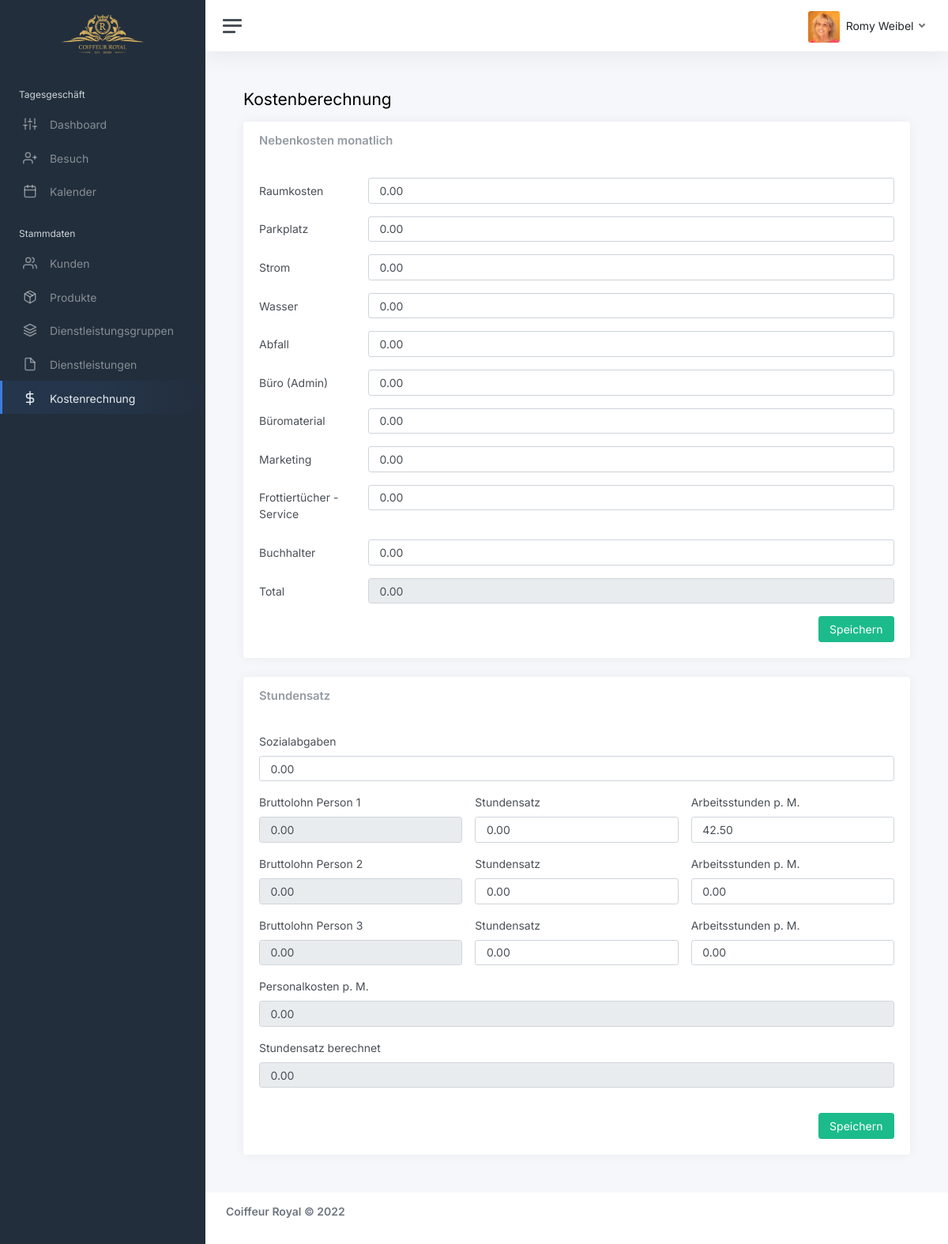
Page /website/sites/cost-calculation.php (signed in) on the committed database.
### tables this page shows
CREATE TABLE IF NOT EXISTS cost_calculation (
    cost_calculation_id INT AUTO_INCREMENT PRIMARY KEY,
    cost_calculation_space DECIMAL(10,2) DEFAULT 0,
    cost_calculation_parking DECIMAL(10,2) DEFAULT 0,
    cost_calculation_energy DECIMAL(10,2) DEFAULT 0,
    cost_calculation_water DECIMAL(10,2) DEFAULT 0,
    cost_calculation_waste DECIMAL(10,2) DEFAULT 0,
    cost_calculation_office DECIMAL(10,2) DEFAULT 0,
    cost_calculation_office_material DECIMAL(10,2) DEFAULT 0,
    cost_calculation_marketing DECIMAL(10,2) DEFAULT 0,
    cost_calculation_towel DECIMAL(10,2) DEFAULT 0,
    cost_calculation_accountant DECIMAL(10,2) DEFAULT 0,
    cost_calculation_additional_cost DECIMAL(10,2) GENERATED ALWAYS AS (cost_calculation_space + cost_calculation_parking + cost_calculation_energy + cost_calculation_water + cost_calculation_waste + cost_calculation_office + cost_calculation_office_material + cost_calculation_marketing + cost_calculation_towel + cost_calculation_accountant) STORED,
    cost_calculation_social_charges DECIMAL(10,2) DEFAULT 0,
    cost_calculation_gross_wage_full DECIMAL(10,2) GENERATED ALWAYS AS (cost_calculation_hour_rate_full * cost_calculation_work_hours_full * cost_calculation_social_charges) STORED,
    cost_calculation_hour_rate_full DECIMAL(10,2) DEFAULT 0,
    cost_calculation_work_hours_full DECIMAL(10,2) DEFAULT 0,
    cost_calculation_gross_wage_half DECIMAL(10,2) GENERATED ALWAYS AS (cost_calculation_hour_rate_half * cost_calculation_work_hours_half * cost_calculation_social_charges) STORED,
    cost_calculation_hour_rate_half DECIMAL(10,2) DEFAULT 0,
    cost_calculation_work_hours_half DECIMAL(10,2) DEFAULT 0,
    cost_calculation_gross_wage_three DECIMAL(10,2) GENERATED ALWAYS AS (cost_calculation_hour_rate_three * cost_calculation_work_hours_three * cost_calculation_social_charges) STORED,
    cost_calculation_hour_rate_three DECIMAL(10,2) DEFAULT 0,
    cost_calculation_work_hours_three DECIMAL(10,2) DEFAULT 0,
    cost_calculation_cost_fte DECIMAL(10,2) GENERATED ALWAYS AS ((cost_calculation_hour_rate_full * cost_calculation_work_hours_full * cost_calculation_social_charges) + (cost_calculation_hour_rate_half * cost_calculation_work_hours_half * cost_calculation_social_charges) + (cost_calculation_hour_rate_three * cost_calculation_work_hours_three * cost_calculation_social_charges) + cost_calculation_additional_cost) STORED,
    cost_calculation_hour_rate_calculated DECIMAL(10,2) GENERATED ALWAYS AS (((cost_calculation_hour_rate_full * cost_calculation_work_hours_full * cost_calculation_social_charges) + (cost_calculation_hour_rate_half * cost_calculation_work_hours_half * cost_calculation_social_charges) + (cost_calculation_hour_rate_three * cost_calculation_work_hours_three * cost_calculation_social_charges) + cost_calculation_additional_cost) / (cost_calculation_work_hours_full + cost_calculation_work_hours_half + cost_calculation_work_hours_three)) STORED
    );

### website/sites/cost-calculation.php (the view, shortened to what the rows shown need)
<!DOCTYPE html>
<html lang="en">
<head>
	<link href="https://cdnjs.cloudflare.com/ajax/libs/twitter-bootstrap/5.0.1/css/bootstrap.min.css" rel="stylesheet">
	<link href="../assets/css/app.css" rel="stylesheet">
	<link href="https://cdn.datatables.net/1.11.4/css/dataTables.bootstrap5.min.css" rel="stylesheet">
</head>
<body>
	<div class="wrapper">
		<div class="main">
			<main class="content">
				<div class="container-fluid p-0">
					<h1 class="h3 mb-3">Kostenberechnung</h1>
					<div class="row">
						<div class="col-12">
							<div class="card">
								<div class="card-body">
									<?php
										include 'db.php';
										$sql = "SELECT * FROM cost_calculation";
										$result = mysqli_query($db_conn, $sql);
										$row = mysqli_fetch_assoc($result);
									?>
                                    <form action="cost_calculation_add_costs_edit.php" method="POST">
                                        <div class="row mb-3">
                                          <div class="col-sm-10">
                                            <input type="text" class="form-control" name="editAdditionalCostCalculation_room" id="editAdditionalCostCalculation_room" value="<?php echo number_format($row['cost_calculation_space'],2,'.',"'")?>">
                                          </div>
                                        </div>
										<div class="row mb-3">
                                          <div class="col-sm-10">
                                            <input type="text" class="form-control" name="editAdditionalCostCalculation_parking" id="editAdditionalCostCalculation_parking" value="<?php echo $row['cost_calculation_parking']?>">
                                          </div>
                                        </div>
                                        <div class="row mb-3">
                                          <div class="col-sm-10">
                                            <input type="text" class="form-control" name="editAdditionalCostCalculation_energy" id="editAdditionalCostCalculation_energy" value="<?php echo $row['cost_calculation_energy']?>">
                                          </div>
                                        </div>
										<div class="row mb-3">
                                            <div class="col-sm-10">
                                              <input type="text" class="form-control" name="editAdditionalCostCalculation_water" id="editAdditionalCostCalculation_water" value="<?php echo $row['cost_calculation_water']?>">
                                            </div>
                                          </div>
                                          <div class="row mb-3">
                                            <div class="col-sm-10">
                                              <input type="text" class="form-control" name="editAdditionalCostCalculation_waste" id="editAdditionalCostCalculation_waste" value="<?php echo $row['cost_calculation_waste']?>">
                                            </div>
                                          </div>
                                          <div class="row mb-3">
                                            <div class="col-sm-10">
                                              <input type="text" class="form-control" name="editAdditionalCostCalculation_office" id="editAdditionalCostCalculation_office" value="<?php echo $row['cost_calculation_office']?>">
                                            </div>
                                          </div>
                                          <div class="row mb-3">
                                            <div class="col-sm-10">
                                              <input type="text" class="form-control" name="editAdditionalCostCalculation_officematerial" id="editAdditionalCostCalculation_officematerial" value="<?php echo $row['cost_calculation_office_material']?>">
                                            </div>
                                          </div>
                                          <div class="row mb-3">
                                            <div class="col-sm-10">
                                              <input type="text" class="form-control" name="editAdditionalCostCalculation_marketing" id="editAdditionalCostCalculation_marketing" value="<?php echo $row['cost_calculation_marketing']?>">
                                            </div>
                                          </div>
                                          <div class="row mb-3">
                                            <div class="col-sm-10">
                                              <input type="text" class="form-control" name="editAdditionalCostCalculation_towel" id="editAdditionalCostCalculation_towel" value="<?php echo $row['cost_calculation_towel']?>">
                                            </div>
                                          </div>
                                          <div class="row mb-3">
                                            <div class="col-sm-10">
                                              <input type="text" class="form-control" name="editAdditionalCostCalculation_accountant" id="editAdditionalCostCalculation_accountant" value="<?php echo $row['cost_calculation_accountant']?>">
                                            </div>
                                          </div>
                                          <div class="row mb-3">
                                            <div class="col-sm-10">
                                              <input type="text" class="form-control" id="inputPassword3" disabled value="<?php echo number_format($row['cost_calculation_additional_cost'],2,'.',"'")?>">
                                            </div>
                                          </div>
                                      </form>
								</div>
							</div>
                            <div class="card">
								<div class="card-body">
									<?php
										include 'db.php';
										$sql_rates = "SELECT * FROM cost_calculation";
										$result_rates = mysqli_query($db_conn, $sql_rates);
										$row_rates = mysqli_fetch_assoc($result_rates);
									?>
                                    <form action="cost_calculation_rates_costs_edit.php" method="POST" class="row g-3">
                                        <div class="col-12">
                                            <label for="editRatesCostCalculation_socialcharges" class="form-label">Sozialabgaben</label>
                                            <input type="text" class="form-control" name="editRatesCostCalculation_socialcharges" id="editRatesCostCalculation_socialcharges" value="<?php echo $row_rates['cost_calculation_social_charges']?>">
                                        </div>
                                        <div class="col-md-4">
                                            <label for="editRatesCostCalculation_gross_wage_full" class="form-label">Bruttolohn Person 1</label>
                                            <input type="text" class="form-control" name="editRatesCostCalculation_gross_wage_full" id="editRatesCostCalculation_gross_wage_full" disabled value="<?php echo number_format($row_rates['cost_calculation_gross_wage_full'],2,'.',"'")?>">
                                        </div>
                                        <div class="col-md-4">
                                            <label for="editRatesCostCalculation_hour_rate_full" class="form-label">Stundensatz</label>
                                            <input type="text" class="form-control" name="editRatesCostCalculation_hour_rate_full" id="editRatesCostCalculation_hour_rate_full" value="<?php echo $row_rates['cost_calculation_hour_rate_full']?>">
                                        </div>
                                        <div class="col-md-4">
                                            <label for="editRatesCostCalculation_work_hours_full" class="form-label">Arbeitsstunden p. M.</label>
                                            <input type="text" class="form-control" name="editRatesCostCalculation_work_hours_full" id="editRatesCostCalculation_work_hours_full" value="<?php echo $row_rates['cost_calculation_work_hours_full']?>">
                                        </div>
                                        <div class="col-md-4">
                                            <label for="editRatesCostCalculation_gross_wage_half" class="form-label">Bruttolohn Person 2</label>
                                            <input type="text" class="form-control" name="editRatesCostCalculation_gross_wage_half" id="editRatesCostCalculation_gross_wage_half" disabled value="<?php echo number_format($row_rates['cost_calculation_gross_wage_half'],2,'.',"'")?>">
                                        </div>
                                        <div class="col-md-4">
                                            <label for="editRatesCostCalculation_hour_rate_half" class="form-label">Stundensatz</label>
                                            <input type="text" class="form-control" name="editRatesCostCalculation_hour_rate_half" id="editRatesCostCalculation_hour_rate_half" value="<?php echo $row_rates['cost_calculation_hour_rate_half']?>">
                                        </div>
                                        <div class="col-md-4">
                                            <label for="editRatesCostCalculation_work_hours_half" class="form-label">Arbeitsstunden p. M.</label>
                                            <input type="text" class="form-control" name="editRatesCostCalculation_work_hours_half" id="editRatesCostCalculation_work_hours_half" value="<?php echo $row_rates['cost_calculation_work_hours_half']?>">
                                        </div>
										<div class="col-md-4">
                                            <label for="editRatesCostCalculation_gross_wage_three" class="form-label">Bruttolohn Person 3</label>
                                            <input type="text" class="form-control" name="editRatesCostCalculation_gross_wage_three" id="editRatesCostCalculation_gross_wage_three" disabled value="<?php echo number_format($row_rates['cost_calculation_gross_wage_three'],2,'.',"'")?>">
                                        </div>
                                        <div class="col-md-4">
                                            <label for="editRatesCostCalculation_hour_rate_three" class="form-label">Stundensatz</label>
                                            <input type="text" class="form-control" name="editRatesCostCalculation_hour_rate_three" id="editRatesCostCalculation_hour_rate_three" value="<?php echo $row_rates['cost_calculation_hour_rate_three']?>">
                                        </div>
                                        <div class="col-md-4">
                                            <label for="editRatesCostCalculation_work_hours_three" class="form-label">Arbeitsstunden p. M.</label>
                                            <input type="text" class="form-control" name="editRatesCostCalculation_work_hours_three" id="editRatesCostCalculation_work_hours_three" value="<?php echo $row_rates['cost_calculation_work_hours_three']?>">
                                        </div>
                                        <div class="col-12">
                                          <label for="editRatesCostCalculation_fte" class="form-label">Personalkosten p. M.</label>
                                          <input type="text" class="form-control" name="editRatesCostCalculation_fte" id="editRatesCostCalculation_fte" disabled value="<?php echo number_format($row_rates['cost_calculation_cost_fte'],2,'.',"'") ?>">
                                        </div>
                                        <div class="col-12 mb-3">
                                          <label for="editRatesCostCalculation_hour_rate_calc" class="form-label">Stundensatz berechnet</label>
                                          <input type="text" class="form-control" name="editRatesCostCalculation_hour_rate_calc" id="editRatesCostCalculation_hour_rate_calc" disabled value="<?php echo number_format($row_rates['cost_calculation_hour_rate_calculated'],2,'.','')?>">
                                        </div>
                                      </form>
								</div>
							</div>
						</div>
					</div>
				</div>
			</main>
		</div>
	</div>
</body>
</html>

### rows in the picture
cost_calculation: editAdditionalCostCalculation_room "0.00", editAdditionalCostCalculation_parking "0.00", editAdditionalCostCalculation_energy "0.00", editAdditionalCostCalculation_water "0.00", editAdditionalCostCalculation_waste "0.00", editAdditionalCostCalculation_office "0.00", cost_calculation_office_material "0.00", editAdditionalCostCalculation_marketing "0.00", editAdditionalCostCalculation_towel "0.00", editAdditionalCostCalculation_accountant "0.00", cost_calculation_additional_cost "0.00", editRatesCostCalculation_socialcharges "0.00", editRatesCostCalculation_gross_wage_full "0.00", editRatesCostCalculation_hour_rate_full "0.00", editRatesCostCalculation_work_hours_full "42.50", editRatesCostCalculation_gross_wage_half "0.00", editRatesCostCalculation_hour_rate_half "0.00", editRatesCostCalculation_work_hours_half "0.00", editRatesCostCalculation_gross_wage_three "0.00", editRatesCostCalculation_hour_rate_three "0.00", editRatesCostCalculation_work_hours_three "0.00", editRatesCostCalculation_fte "0.00", editRatesCostCalculation_hour_rate_calc "0.00"

### other values in the picture
$lastname "Romy"
$firstname "Weibel"
